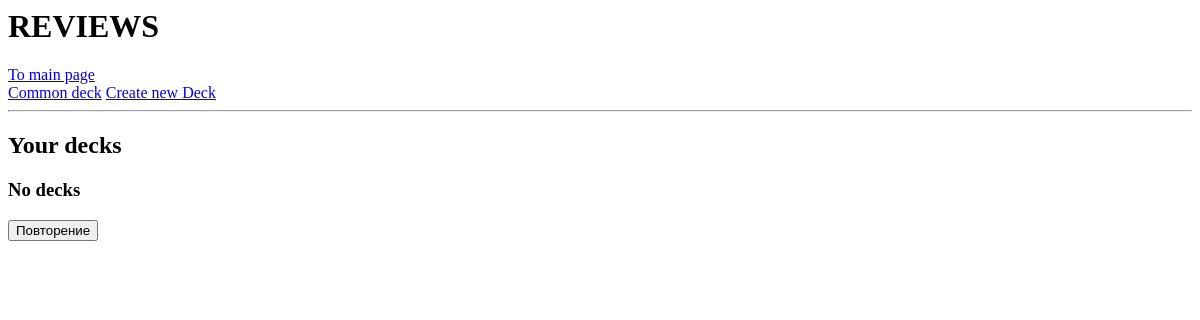
The app's page /vocabulary/ (signed in), older data.
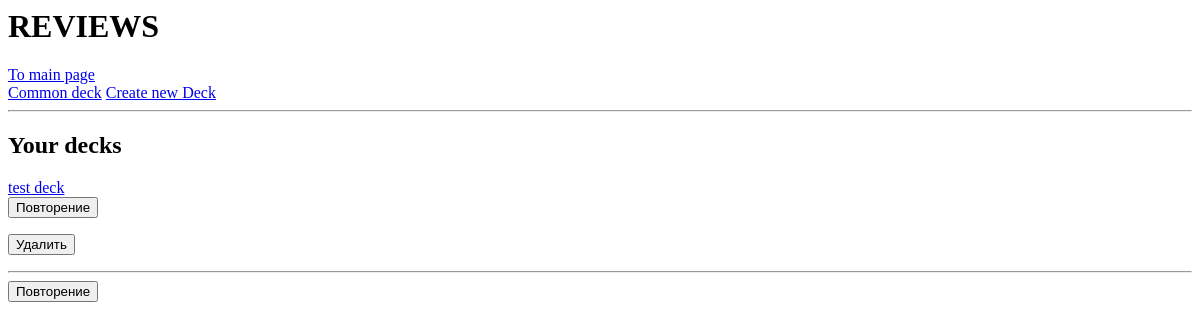
The same page, newer data.
### vocabulary/models.py (models this page shows, shortened)
class Deck(models.Model):
    user = models.ForeignKey(User, on_delete=models.CASCADE, related_name='decks')
    name = models.CharField(max_length=50)
    slug = models.SlugField(max_length=50, null=True, blank=True)
    created_at = models.DateTimeField(auto_now_add=True)
    class Meta:
        constraints = [
            models.UniqueConstraint(
                'user',
                Lower('name'),
                name="unique_deck_per_user"
            ),
            models.UniqueConstraint(
                'user',
                'slug',
                name="unique_deck_slug_per_user"
            )
        ]

### vocabulary/views.py (the view)
# urls.py: path('', views.deck_list, name='deck_list'),
@login_required
def deck_list(request):
    decks = Deck.objects.filter(user=request.user).order_by('-created_at')
    return render(request, "vocabulary/deck_list.html", {'decks': decks})

### vocabulary/templates/vocabulary/deck_list.html (shortened to what this page needs)
{% extends "base_vocabulary.html" %}
{% block vocabulary_content %}
<h2>Your decks</h2>
<div class="deck-container">
    {% if not decks %}
        <h3>No decks</h3>
    {% endif %}
    {% for deck in decks %}
    <a href="{% url 'vocabulary:deck_detail' deck.slug %}" class="deck-name">
        {{ deck.name }}
    </a>
    <div class="deck-actions">
        <form method="POST" action="{% url 'vocabulary:review_card' deck.slug %}">
            <button type="submit" class="btn-review">Повторение</button>
        </form>
        <form method="POST" action="{% url 'vocabulary:deck_delete' deck.slug %}" onsubmit="return confirm(&quot;Удалить колоду {{ deck.name|escapejs }}?&quot;)">
            <button type="submit" class="btn-danger">Удалить</button>
        </form>
    </div>
    <hr>
    {% endfor %}
</div>
<form method="POST" action="{% url 'vocabulary:common_review_card' %}">
    <button type="submit" class="btn-review">Повторение</button>
</form>
{% endblock %}

Row changes from the older to the newer data that the page shows:
added Deck: name "test deck"
Text that changed along with them:
text no longer shown: "No decks"
